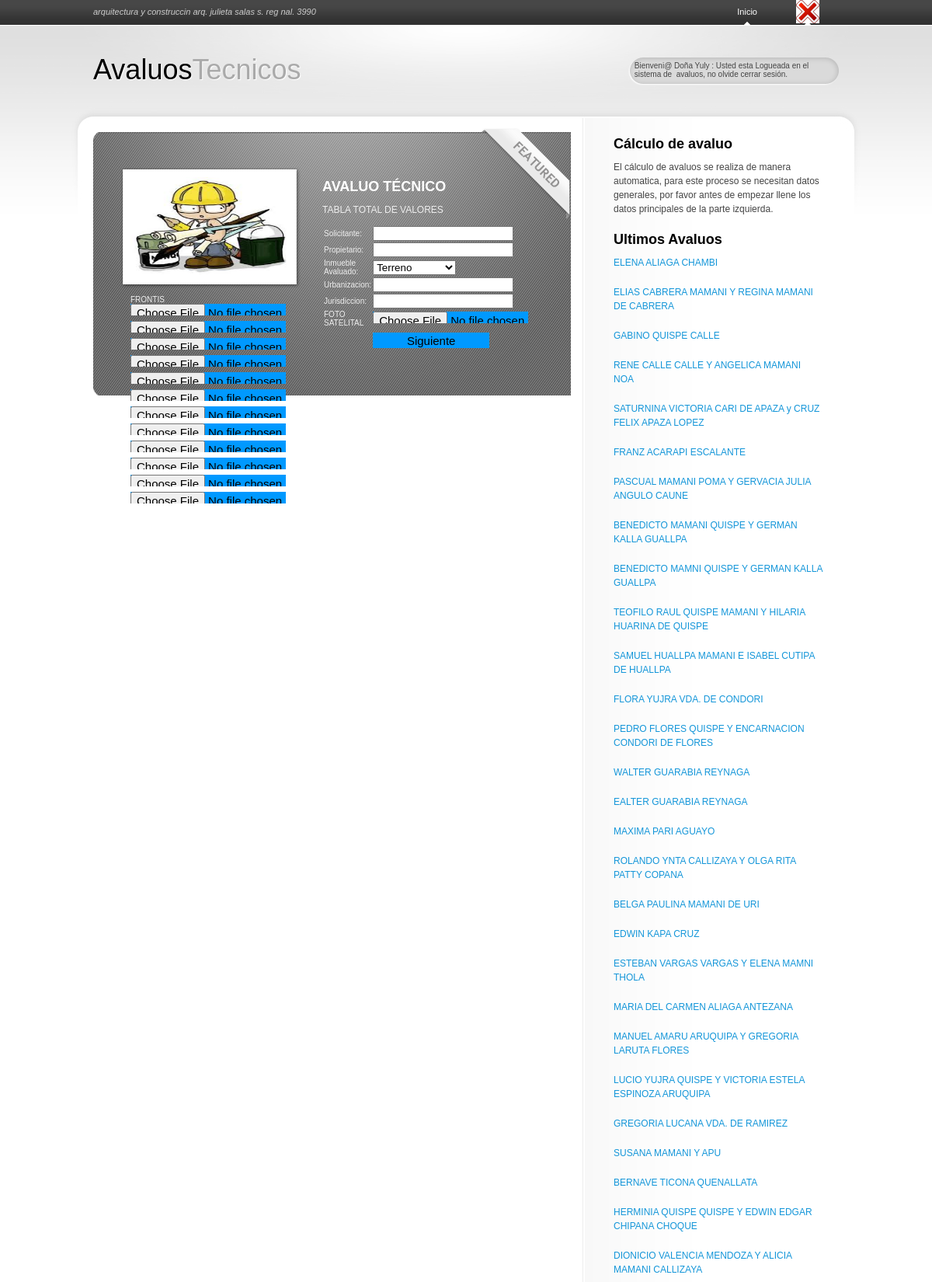
Page /index.php (signed in, upper part) on the committed database.
### tables this page shows
CREATE TABLE IF NOT EXISTS `tabla_1` (
  `Id` int(11) NOT NULL AUTO_INCREMENT,
  `Codigo_Avaluo` varchar(100) NOT NULL,
  `Solicitante` varchar(100) NOT NULL,
  `Propietario` varchar(100) NOT NULL,
  `Ciudad` varchar(100) NOT NULL,
  `Zona` varchar(100) NOT NULL,
  `Urbanizacion` varchar(100) NOT NULL,
  `Direccion` varchar(100) NOT NULL,
  `Manzana` varchar(100) NOT NULL,
  `Lote` varchar(100) NOT NULL,
  `Testimonio` varchar(100) NOT NULL,
  `Folio_Real` varchar(100) NOT NULL,
  `Codigo_Catastral` varchar(100) NOT NULL,
  `Ultimo_Impuesto` varchar(100) NOT NULL,
  `Observaciones` mediumtext NOT NULL,
  PRIMARY KEY (`Id`)
);

### common/lib/Cliente_Controlador.php (called while the page is built, shortened)
<?php
require 'query/Cliente_Query.php';
class Cliente_Controlador {
    var $objPro_Query;
    function __construct() {
        $this->objPro_Query = new Cliente_Query;
    }
    function getArrayDatosTabla1Realizados() {
        return $this->objPro_Query->getArrayDatosTabla1Realizados();
    }
function getTipo($codigo_avaluo) {
        return $this->objPro_Query->getTipo($codigo_avaluo);
    }
}

### common/lib/query/Cliente_Query.php (called while the page is built, shortened)
<?php
class Cliente_Query {
    function getArrayDatosTabla1Realizados() {
        $arrayRegistro = array();
        $consultaEmpresa = mysql_query("SELECT * FROM tabla_1 ORDER BY Id DESC");
        while ($filaEmpresa = mysql_fetch_array($consultaEmpresa)) {
            $arrayEmpresa = array();
            $arrayEmpresa['Id'] = $filaEmpresa['Id'];
            $arrayEmpresa['Codigo_Avaluo'] = $filaEmpresa['Codigo_Avaluo'];
            $arrayEmpresa['Solicitante'] = $filaEmpresa['Solicitante'];
            $arrayEmpresa['Propietario'] = $filaEmpresa['Propietario'];
            $arrayEmpresa['Ciudad'] = $filaEmpresa['Ciudad'];
            $arrayEmpresa['Zona'] = $filaEmpresa['Zona'];
            $arrayEmpresa['Urbanizacion'] = $filaEmpresa['Urbanizacion'];
            $arrayEmpresa['Direccion'] = $filaEmpresa['Direccion'];
            $arrayEmpresa['Manzana'] = $filaEmpresa['Manzana'];
            $arrayEmpresa['Lote'] = $filaEmpresa['Lote'];
            $arrayEmpresa['Testimonio'] = $filaEmpresa['Testimonio'];
            $arrayEmpresa['Folio_Real'] = $filaEmpresa['Folio_Real'];
            $arrayEmpresa['Codigo_Catastral'] = $filaEmpresa['Codigo_Catastral'];
            $arrayEmpresa['Ultimo_Impuesto'] = $filaEmpresa['Ultimo_Impuesto'];
            $arrayEmpresa['Observaciones'] = $filaEmpresa['Observaciones'];
            $arrayRegistro[] = $arrayEmpresa;
        }
        return $arrayRegistro;
    }
 function getTipo($codigo_avaluo) {
        $consultaEmpresa = mysql_query("SELECT * FROM tabla_0 WHERE Codigo_Avaluo='".$codigo_avaluo."'");
        while ($filaEmpresa = mysql_fetch_array($consultaEmpresa)) {
            $Tipo_Inmueble = $filaEmpresa['Tipo_Inmueble'];
        }
        return $Tipo_Inmueble;
    }
}

### common/lib/Conexion.php (called while the page is built, shortened)
<?php
class Conexion
{
    function conectarse_Admin()
    {
        $this->objBaseDatos = new BD_Admin;
    }
}

### common/lib/Base_Datos.php (called while the page is built, shortened)
<?php
class BD_Admin
{
    private $Servidor = '';
    private $Nombre = '';
    private $Usuario = '';
    private $Password = '';
    function __construct()
    {
        $this->Servidor = $GLOBALS['database_host'];
        $this->Nombre = $GLOBALS['database_name'];
        $this->Usuario = $GLOBALS['database_user'];
        $this->Password = '';
    }
    public function Conectarse()
    {
        $this->link = mysql_connect($this->Servidor, $this->Usuario, $this->Password);
        $conectarBD = mysql_select_db($this->Nombre, $this->link);
    }
}

### index/CIndex.php (the view, shortened to what this page needs)
<?php
class CIndex {
    function InformacionPrincipio() {
        $sHTM = '';
        $sHTM.='<article class="post"><p>TABLA TOTAL DE VALORES</p>
  <table width="100%">
    <tr>
      <td width="57%">Solicitante:</td>
      <td width="19%"><input type="text" name="SOLICITANTE" id="SOLICITANTE" /></td>
    </tr>
    <tr>
      <td>Propietario:</td>
      <td><input type="text" name="PROPIETARIO" id="PROPIETARIO" /></td>
    </tr>
    <tr>
      <td>Inmueble Avaluado:</td>
      <td>
	 <select name="INMUEBLEAVALUO" id="INMUEBLEAVALUO">';
        $sHTM .='<option value="Terreno">Terreno</option>';
        $sHTM .='<option value="Vivienda">Vivienda</option>';
        $sHTM .='<option value="Comercio">Comercio</option>';
        $sHTM .='<option value="Departamento">Departamento</option>';
        $sHTM .='<option value="Fabrica">Fabrica</option>';
         $sHTM .='<option value="Garaje">Garaje</option>';
        $sHTM .='</select>
	  </td>
    </tr>
    <tr>
      <td>Urbanizacion: </td>
      <td><input type="text" name="URBANIZACION" id="URBANIZACION" /></td>
    </tr>
     <tr>
      <td>Jurisdiccion: </td>
      <td><input type="text" name="JURISDICCION" id="JURISDICCION" /></td>
    </tr>
    </tr>
	<tr>
	<td>
	FOTO SATELITAL
	</td>
		  	<td>
	<input type="file" name="SubirFoto6" class="botonFoto" />
	</td>
	</tr>
		<tr>
      <td></td>
      <td><input type="submit" value="Siguiente" class="botonImprimir"/></td>
    </tr>
  </table>
  </article>';
        return $sHTM;
    }
    function AvaluosRealizado() {
        $objConexion = new Conexion;
        $objClienteControladorControlador = new Cliente_Controlador;
        $arrayTabla1 = $objClienteControladorControlador->getArrayDatosTabla1Realizados();
        $sHTM = '';
        foreach ($arrayTabla1 as $key => $value) {
$tipo = $objClienteControladorControlador->getTipo($arrayTabla1[$key]['Codigo_Avaluo']);
            $sHTM .='<p><a href="Avaluo.php?CodigoAvaluo=' . $arrayTabla1[$key]['Codigo_Avaluo'] . '&Tipo=' . $tipo . '">' . $arrayTabla1[$key]['Propietario'] . '</a></p>	';
        }
        return $sHTM;
    }
}
?>

### index.php (shortened to what this page needs)
<?php
if($_SESSION['Nombre_Administrador']=="")
{
    $fArchivo=fopen('./login/template/index.html','r');
    $sHTML = fread ($fArchivo,filesize('./login/template/index.html'));
    fclose($fArchivo);
}
else{
include "index/CIndex.php";
require 'common/lib/Base_Datos.php';
require 'common/lib/Conexion.php';
require 'common/lib/Cliente_Controlador.php';
if (file_exists('./temas/ban/indexPrincipio.html'))
{
    $fArchivo=fopen('./temas/ban/indexPrincipio.html','r');
    $sHTML = fread ($fArchivo,filesize('./temas/ban/indexPrincipio.html'));
}
else
{
    die ('3: No se encontro el tema actual para el sitio web');
}
$sHTML = str_replace('ScriptAjaxLibreria', '<script src="./temas/ban/js/jquery-1.8.3.min.js" type="text/javascript"></script>',$sHTML);
$sHTML = str_replace('ScriptAjax','',$sHTML);
$sHTML = str_replace('TITULO-PAGINA-AVALUOS', "",$sHTML);
$objArtic =new CIndex;
$sHTML = str_replace('InformacionGeneral', $objArtic->InformacionPrincipio(),$sHTML);
$sHTML = str_replace('AVaLUosREaLizaDos', $objArtic->AvaluosRealizado(),$sHTML);
}
echo $sHTML;
?>

### temas/ban/css/style.css (style rules this page uses)
* { padding:0; margin:0; }
article,aside,details,figcaption,figure, footer,header,hgroup,menu,nav,section { display:block; }
h1, h2, h3 { font-family:Arial, Helvetica, sans-serif; }
ul { list-style:none; }
a { color:#1496d9; text-decoration:none; }
body { background: #fff url(../images/bodybg.jpg) repeat-x; font-family:Verdana, Geneva, sans-serif; font-size:62.5%; color:#444; }
#bodywrap { width:1000px; margin:0 auto; background:url(../images/wrapbg.jpg) center top no-repeat; min-height:400px; padding:0 10px; }
#pagetop { height:34px; padding:0 20px; }
#pagetop #siteinfo { display:block; height:32px; line-height:30px; float:left; color:#ccc; font-style:italic; font-size:1.1em; }
#sitenav { float:right; height:34px; }
#sitenav a { color:#ccc!important; }
#sitenav li { display:inline; font-size:1.1em; }
#sitenav li a { display:block; float:left; height:33px; line-height:30px; padding:0 25px; }
#sitenav li.current a { background:url(../images/activemenu.png) center bottom no-repeat; color:#fff!important; }
#pageheader { height:118px; padding:0 20px; }
#pageheader h1 { display:block; font:normal 3.6em Arial, Helvetica, sans-serif!important; color:#000; text-shadow:#fff 1px 1px 1px; float:left; padding:35px 0 0 0; }
#pageheader h1 span { color:#aaa; }
#search { float:right; background:url(../images/searchbg.png) 0 40px no-repeat; width:261px; height:26px; padding:45px 5px 5px 5px; }
#search .searchfield { float:left; }
#contents { padding:18px 20px; background:url(../images/sidebarbg.jpg) 649px 0 repeat-y; min-height:800px; }
#main { width:615px; float:left; }
#sidebar { float:right; width:310px; padding-top:5px; }
#featured { background:url(../images/featureheaderbg.png) 0 0 no-repeat; height:347px; margin-bottom:10px; position:relative; color:#eee; background-size: contain; }
#featured p { font-size:1.2em; line-height:18px; font-weight:normal; }
#featured .ftheading { position:absolute; right:0; top:-5px; z-index:800; background:url(../images/featuredheading.png) no-repeat; height:117px; width:115px; text-indent:-4000px; }
#featured h3 { display:block; font:bold 1.8em Arial, Helvetica, sans-serif; color:#fff; margin-bottom:10px; }
#featured .ftwrap { padding:45px 35px 0 35px; }
.ftwrap .ftimg { float:left; background:url(../images/imgthumb.png) no-repeat; width:220px; height:144px; padding:13px 0 0 13px; }
.ftwrap .fttxt { margin-left:260px; padding-top:15px; padding-right:25px; }
.post p { font-size:1.2em; line-height:18px; margin-bottom:10px; }
.post { margin-bottom:20px; }
#sidebar h2 { font:bold 1.8em "Trebuchet MS", Arial, Helvetica, sans-serif; color:#000; margin-bottom:10px; }
#sidebar p { font-size:1.2em; line-height:18px; margin-bottom:20px; }
#sidebarwrap { padding:0 20px; }
.botonImprimir { background:#09F; border:0; margin-top:5px; width:150px; height:20px; cursor:pointer; color:#000; font-size:15px; }
.botonFoto { background:#09F; border:0; width:200px; height:15px; cursor:pointer; color:#000; font-size:15px; }

### rows in the picture
tabla_1: Propietario "ELENA ALIAGA CHAMBI"
tabla_1: Propietario "ELIAS CABRERA MAMANI Y REGINA MAMANI DE CABRERA"
tabla_1: Propietario "GABINO QUISPE CALLE"
tabla_1: Propietario "RENE CALLE CALLE Y ANGELICA MAMANI NOA"
tabla_1: Propietario "SATURNINA VICTORIA CARI DE APAZA y CRUZ FELIX APAZA LOPEZ"
tabla_1: Propietario "FRANZ ACARAPI ESCALANTE"
tabla_1: Propietario "PASCUAL MAMANI POMA Y GERVACIA JULIA ANGULO CAUNE"
tabla_1: Propietario "BENEDICTO MAMANI QUISPE Y GERMAN KALLA GUALLPA"
tabla_1: Propietario "BENEDICTO MAMNI QUISPE Y GERMAN KALLA GUALLPA"
tabla_1: Propietario "TEOFILO RAUL QUISPE MAMANI Y HILARIA HUARINA DE QUISPE"
tabla_1: Propietario "SAMUEL HUALLPA MAMANI E ISABEL CUTIPA DE HUALLPA"
tabla_1: Propietario "FLORA YUJRA VDA. DE CONDORI"
tabla_1: Propietario "PEDRO FLORES QUISPE Y ENCARNACION CONDORI DE FLORES"
tabla_1: Propietario "WALTER GUARABIA REYNAGA"
tabla_1: Propietario "EALTER GUARABIA REYNAGA"
tabla_1: Propietario "MAXIMA PARI AGUAYO"
tabla_1: Propietario "ROLANDO YNTA CALLIZAYA Y OLGA RITA PATTY COPANA"
tabla_1: Propietario "BELGA PAULINA MAMANI DE URI"
tabla_1: Propietario "EDWIN KAPA CRUZ"
tabla_1: Propietario "ESTEBAN VARGAS VARGAS Y ELENA MAMNI THOLA"
tabla_1: Propietario "MARIA DEL CARMEN ALIAGA ANTEZANA"
tabla_1: Propietario "MANUEL AMARU ARUQUIPA Y GREGORIA LARUTA FLORES"
tabla_1: Propietario "LUCIO YUJRA QUISPE Y VICTORIA ESTELA ESPINOZA ARUQUIPA"
tabla_1: Propietario "GREGORIA LUCANA VDA. DE RAMIREZ"
tabla_1: Propietario "SUSANA MAMANI Y APU"
tabla_1: Propietario "BERNAVE TICONA QUENALLATA"
tabla_1: Propietario "HERMINIA QUISPE QUISPE Y EDWIN EDGAR CHIPANA CHOQUE"
tabla_1: Propietario "DIONICIO VALENCIA MENDOZA Y ALICIA MAMANI CALLIZAYA"
